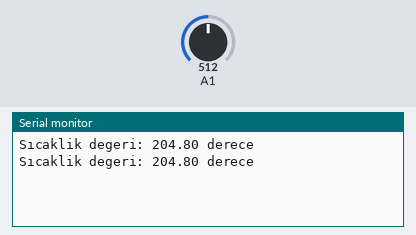
A sketch run on a simulated Arduino Uno, built with avr-gcc and run on an emulated ATmega328P. Shown: the last lines printed to the serial monitor. The test bench sets the inputs (shaded band); at power-on: A1 = 512.

Above: at 1.8 s.
1.9 s: A1 set to 716
At 2.8 s:
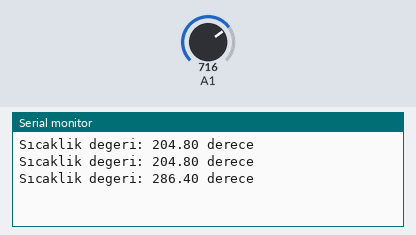
3.4 s: A1 set to 900
At 4.7 s:
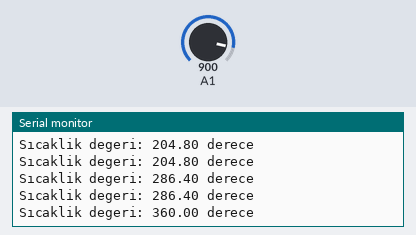
Timing chart, 0 to 6.4 s (numbered marks = the images above; inputs shaded):
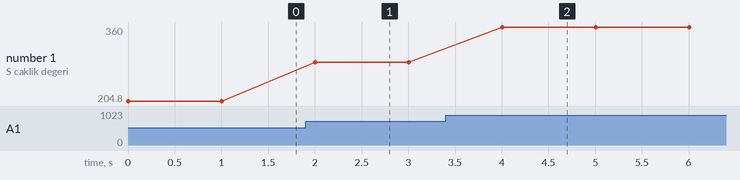

The sketch:

s_cakl_k.ino
```cpp
float sicaklik;
int deger;
float volt;

void setup () {
  Serial.begin(9600);
}


void loop () {
 deger = analogRead(A1);
 volt = (5000/1023)*deger;
 sicaklik =volt /10.0;

 Serial.print("Sıcaklik degeri: ");
 Serial.print (sicaklik);
 Serial.println (" derece");
 delay (1000);
}
```

Measured:
- after the input at 1.9 s, the serial monitor: prints a new line after 0.10 s (image 1)
- after the input at 3.4 s, the serial monitor: prints a new line after 0.60 s (image 2)
- plotted number 1: 204.8 → 286.4 after the input at 1.9 s, 286.4 → 360 after the input at 3.4 s
